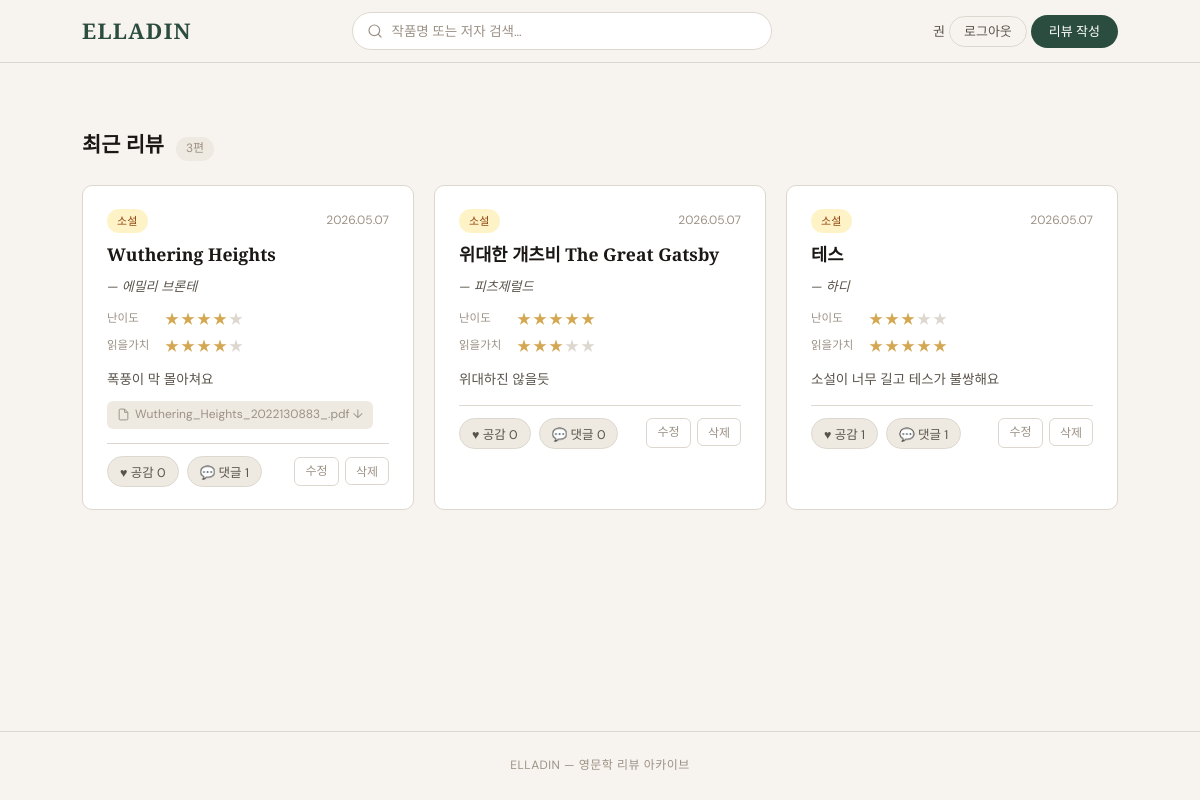
Screenshot of / (signed in) with the database file from the repository.
### elladin/models.py (models this page shows)
class User(db.Model):
    id         = db.Column(db.Integer, primary_key=True)
    username   = db.Column(db.String(50), unique=True, nullable=False)   # 아이디
    nickname   = db.Column(db.String(50), unique=True, nullable=False)   # 닉네임
    password   = db.Column(db.String(200), nullable=False)               # 해시 저장
    created_at = db.Column(db.DateTime, default=datetime.utcnow)
    reviews  = db.relationship('Review',  backref='user', lazy=True)
    comments = db.relationship('Comment', backref='user', lazy=True)
    likes    = db.relationship('Like',    backref='user', lazy=True)

class Review(db.Model):
    id             = db.Column(db.Integer, primary_key=True)
    user_id        = db.Column(db.Integer, db.ForeignKey('user.id'), nullable=False)
    title          = db.Column(db.String(200), nullable=False)
    author         = db.Column(db.String(100), nullable=False)
    genre          = db.Column(db.String(20),  nullable=False)
    star_difficulty= db.Column(db.Integer,     nullable=False)
    star_worth     = db.Column(db.Integer,     nullable=False)
    content        = db.Column(db.String(500), nullable=False)
    filename       = db.Column(db.String(300), nullable=True)
    created_at     = db.Column(db.DateTime,    default=datetime.utcnow)
    likes    = db.relationship('Like',    backref='review', lazy=True, cascade='all, delete-orphan')
    comments = db.relationship('Comment', backref='review', lazy=True, cascade='all, delete-orphan')

### elladin/routes.py (the view)
@main.route('/')
def index():
    reviews = Review.query.order_by(Review.created_at.desc()).all()
    user = current_user()
    liked_ids = set()
    if user:
        liked_ids = {l.review_id for l in Like.query.filter_by(user_id=user.id).all()}
    return render_template('index.html', reviews=reviews, user=user, liked_ids=liked_ids)

### elladin/routes.py (called while the page is built)
def current_user():
    uid = session.get('user_id')
    return User.query.get(uid) if uid else None

### elladin/templates/index.html (shortened to what this page needs)
{% extends "base.html" %}
{% block content %}
<section class="reviews-section">
  <div class="section-header">
    <h2>최근 리뷰</h2>
    <span class="count">{{ reviews|length }}편</span>
  </div>
  {% if reviews %}
  <div class="review-grid">
    {% for review in reviews %}
    <article class="review-card" id="review-{{ review.id }}"
         onclick="location.href='{{ url_for('main.review_detail', review_id=review.id) }}'"
         style="cursor:pointer;">
      <div class="card-top">
        <span class="genre-tag genre-{{ review.genre }}">{{ review.genre }}</span>
        <time class="card-date">{{ review.created_at.strftime('%Y.%m.%d') }}</time>
      </div>
      <h3 class="card-title">{{ review.title }}</h3>
      <p class="card-author">— {{ review.author }}</p>
      <div class="stars-row">
        <div class="star-item">
          <span class="star-label">난이도</span>
          <span class="stars">
            {% for i in range(1, 6) %}
              <span class="star {% if i <= review.star_difficulty %}on{% endif %}">★</span>
            {% endfor %}
          </span>
        </div>
        <div class="star-item">
          <span class="star-label">읽을가치</span>
          <span class="stars">
            {% for i in range(1, 6) %}
              <span class="star {% if i <= review.star_worth %}on{% endif %}">★</span>
            {% endfor %}
          </span>
        </div>
      </div>
      <p class="card-content">{{ review.content }}</p>
      {% if review.filename %}
      <a href="{{ url_for('main.download', filename=review.filename) }}" class="card-file" onclick="event.stopPropagation()">
        <svg width="13" height="13" viewBox="0 0 24 24" fill="none" stroke="currentColor" stroke-width="1.8"><path d="M14 2H6a2 2 0 00-2 2v16a2 2 0 002 2h12a2 2 0 002-2V8z"/><polyline points="14 2 14 8 20 8"/></svg>
        {{ review.filename }} ↓
      </a>
      {% endif %}
      <div class="card-actions">
        <form action="{{ url_for('main.like', review_id=review.id) }}" method="POST">
          <button type="submit" class="btn-like">
            ♥ 공감 {{ review.likes|length }}
          </button>
        </form>
        <button class="btn-comment-toggle" onclick="toggleComment({{ review.id }})">
          💬 댓글 {{ review.comments|length }}
        </button>
        <div class="card-edit-actions">
          <a href="{{ url_for('main.edit', review_id=review.id) }}" class="btn-edit">수정</a>
          <form action="{{ url_for('main.delete', review_id=review.id) }}" method="POST"
                onsubmit="return confirm('정말 삭제할까요?')">
            <button type="submit" class="btn-delete">삭제</button>
          </form>
        </div>
      </div>
    </article>
    {% endfor %}
  </div>
  {% else %}
  <div class="empty-state">
    <p class="empty-icon">📖</p>
    <p class="empty-text">아직 작성된 리뷰가 없어요.</p>
    <a href="{{ url_for('main.write') }}" class="btn-write">첫 리뷰 남기기</a>
  </div>
  {% endif %}
</section>
{% endblock %}

### elladin/templates/base.html (shortened to what this page needs)
<!DOCTYPE html>
<html lang="ko">
<head>
  <link rel="stylesheet" href="{{ url_for('static', filename='style.css') }}">
</head>
<body>
  <header class="site-header">
    <div class="header-inner">
      <a href="{{ url_for('main.index') }}" class="logo">ELLADIN</a>
      <form class="search-form" action="{{ url_for('main.search') }}" method="GET">
        <div class="search-wrap">
          <svg width="16" height="16" viewBox="0 0 24 24" fill="none" stroke="currentColor" stroke-width="1.8" stroke-linecap="round"><circle cx="11" cy="11" r="8"/><line x1="21" y1="21" x2="16.65" y2="16.65"/></svg>
          <input type="text" name="q" placeholder="작품명 또는 저자 검색…" value="{{ request.args.get('q', '') }}">
        </div>
      </form>
      <div class="header-right">
        {% if user %}
          <span class="header-nick">{{ user.nickname }}</span>
          <a href="{{ url_for('main.logout') }}" class="btn-logout">로그아웃</a>
          <a href="{{ url_for('main.write') }}" class="btn-write">리뷰 작성</a>
        {% else %}
          <a href="{{ url_for('main.login') }}" class="btn-logout">로그인</a>
          <a href="{{ url_for('main.register') }}" class="btn-logout">회원가입</a>
        {% endif %}
      </div>
    </div>
  </header>
  <main class="site-main">
    {% block content %}{% endblock %}
  </main>
  <footer class="site-footer">
    <p>ELLADIN — 영문학 리뷰 아카이브</p>
  </footer>
</body>
</html>

### rows the page displays
User: nickname "권"
Review: genre "소설", created_at "2026.05.07", title "Wuthering Heights", author "에밀리 브론테", content "폭풍이 막 몰아쳐요", filename "Wuthering_Heights_2022130883_.pdf", likes|length "0", comments|length "1"
Review: genre "소설", created_at "2026.05.07", title "위대한 개츠비 The Great Gatsby", author "피츠제럴드", content "위대하진 않을듯", likes|length "0", comments|length "0"
Review: genre "소설", created_at "2026.05.07", title "테스", author "하디", content "소설이 너무 길고 테스가 불쌍해요", likes|length "1", comments|length "1"

### other values shown
{{ reviews|length }} "3"
